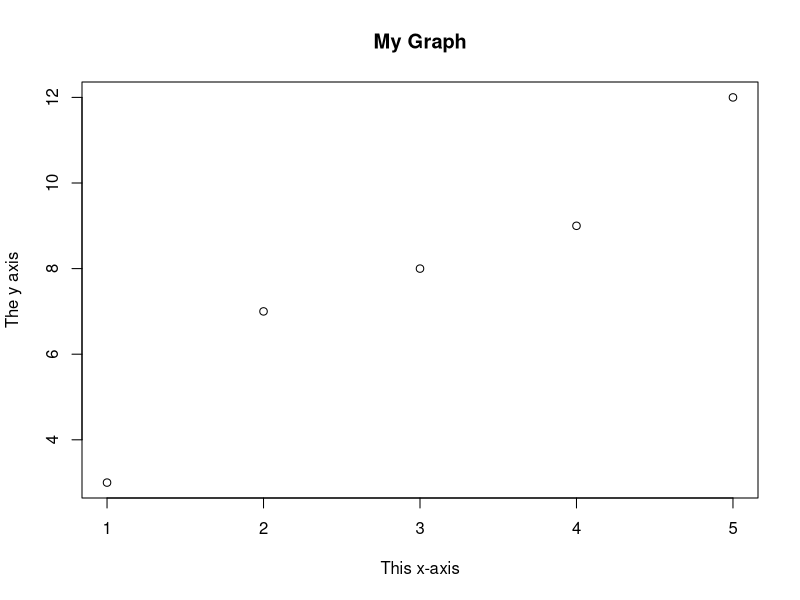
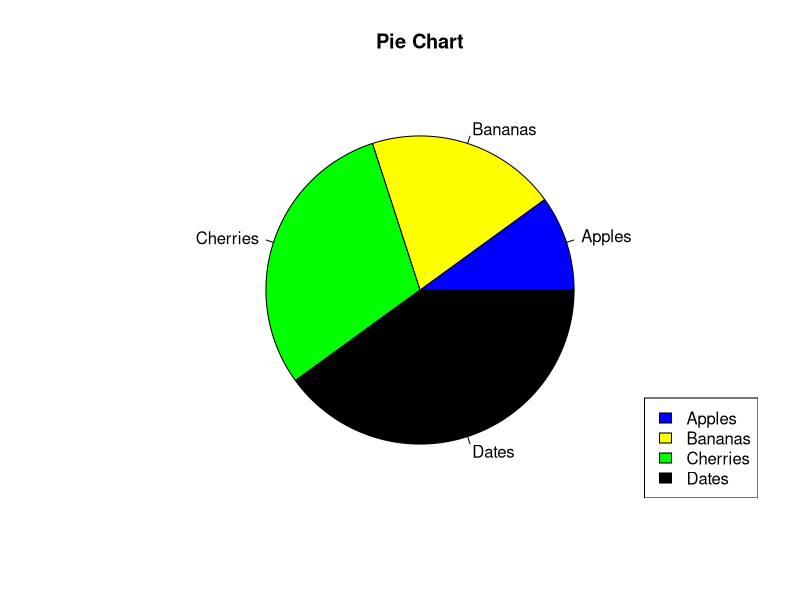
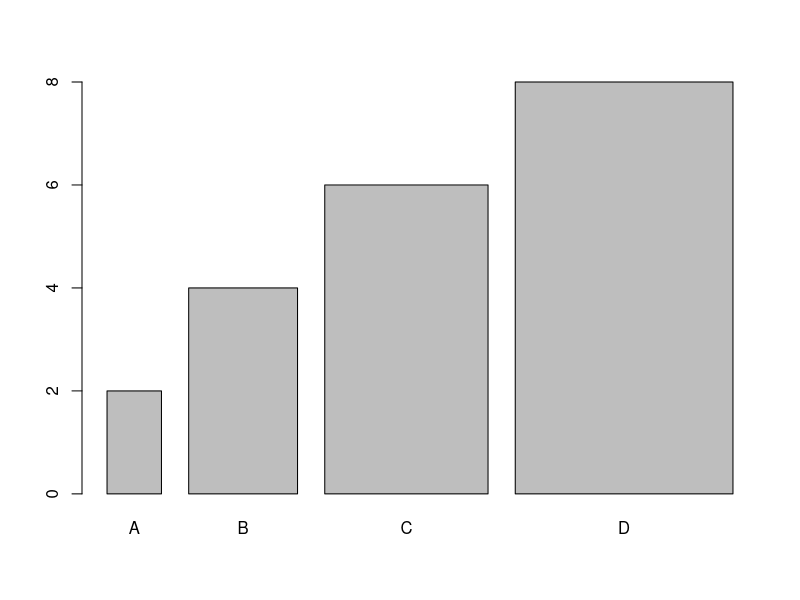

These figures' R source, in order:
## ---- chunk 1
x <- 10
class(x)
## ---- chunk 2
x <- 10
print(x)
## ---- chunk 3
y <- "cspt"
print(y)
## ---- chunk 4
z <- 10.5
class(z)
z <- as.integer(z)
class(z)
print(z)
## ---- chunk 5
max(5,10,15)
## ---- chunk 6
min(5,10,15)
## ---- chunk 7
abs(-5.7)
## ---- chunk 8
ceiling(2.1)
## ---- chunk 9
floor(1.4)
## ---- chunk 10
a <- 200

b <- 33

if (b > a) {

print("b is greater than a")

} else if (a == b) {

print("a and b are equal")

} else {

print("a is greater than b")

}
## ---- chunk 11
i <- 1

while (i < 6) {

print(i)

i <- i + 1

}
## ---- chunk 12
fruits <- c("banana", "apple", "orange")
print(fruits)
## ---- chunk 13
numbers <- 1:10
print(numbers)
## ---- chunk 14
thislist <- list("apple", "banana", "cherry")

thislist[1] <- "blackcurrant"
print(thislist)
## ---- chunk 15
thismatrix <- matrix(c(1,2,3,4,5,6), nrow = 3, ncol = 2)
print(thismatrix)
thismatrix[1,2]
## ---- chunk 16
# An array with one dimension with values ranging from 1 to 24

thisarray <- c(1:24)

thisarray

# An array with more than one dimension

multiarray <- array(thisarray, dim = c(4, 3, 2))

multiarray[2, 3, 2]
multiarray
## ---- chunk 17
Data_Frame <- data.frame (

Training = c("Strength", "Stamina", "Other"),

Pulse = c(100, 150, 120),

Duration = c(60, 30, 45)

)

Data_Frame[1]

Data_Frame[["Training"]]

Data_Frame$Training
## ---- chunk 18
# Create a factor

music_genre <- factor(c("Jazz", "Rock", "Classic", "Classic", "Pop", "Jazz", "Rock",
"Jazz"))

# Print the factor

music_genre
## ---- chunk 19
for (x in 1:10) {

print(x)

}
## ---- chunk 20
fruits <- list("apple","banana","cherry")
for(x in fruits){
  if(x == "banana"){
    next
  }
  print(x)
}
## ---- chunk 21
x <- c(1,2,3,4,5)
y <- c(3,7,8,9,12)
plot(x,y,main="My Graph",xlab="This x-axis",ylab="The y axis")
## ---- chunk 22
# Create a vector of pies

x <- c(10,20,30,40)

# Create a vector of labels

mylabel <- c("Apples", "Bananas", "Cherries", "Dates")

# Create a vector of colors

colors <- c("blue", "yellow", "green", "black")

# Display the pie chart

pie(x, label = mylabel,main = "Pie Chart", col = colors)

# Display the explanation box

legend("bottomright", mylabel, fill = colors)
## ---- chunk 23
x <- c("A", "B", "C", "D")

y <- c(2, 4, 6, 8)

barplot(y, names.arg = x, width = c(1,2,3,4))
